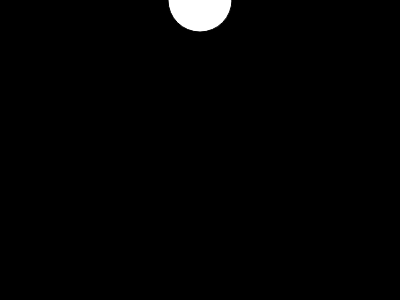
Frame 1 (no input)
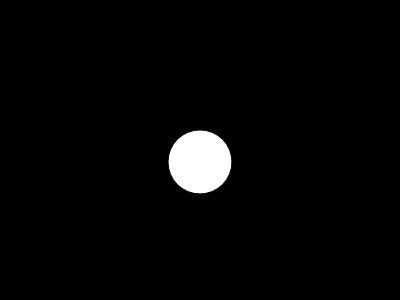
Frame 60 (no input)
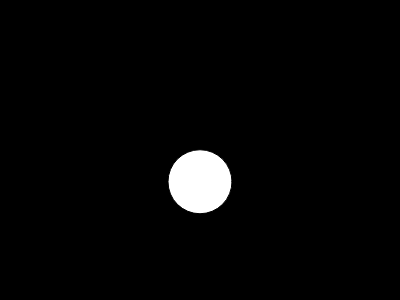
Frame 120 (the mouse pressed at the canvas centre since frame 60)

The p5.js sketch that drew these frames (run headless with seeded random() and noise() and a simulated clock; from frame 60 on, the mouse is pressed at the canvas centre):

// p5.js sketch
// ── sketch.js

// var x;
// var y;
// var r;
// var speed = 0;
var bouncer;
var gravity = 0.3;

function setup() {
  createCanvas(400,300);
  bouncer = {
    x: width/2,
    y: 0,
    r: 32,
    speed: 0,
    display: function() {
      fill(255);
      ellipse(this.x,this.y,this.r*2,this.r*2);
    },
    move: function() {
      this.y = this.y + this.speed;
      this.speed = this.speed + gravity;
    },
    bounce: function() {
      if (this.y > height) {
        this.y = height;
        this.speed = this.speed * -0.9;
      }
    }
  }
}

function draw() {
  background(0);
  bouncer.display();
  bouncer.move();
  bouncer.bounce();
}
